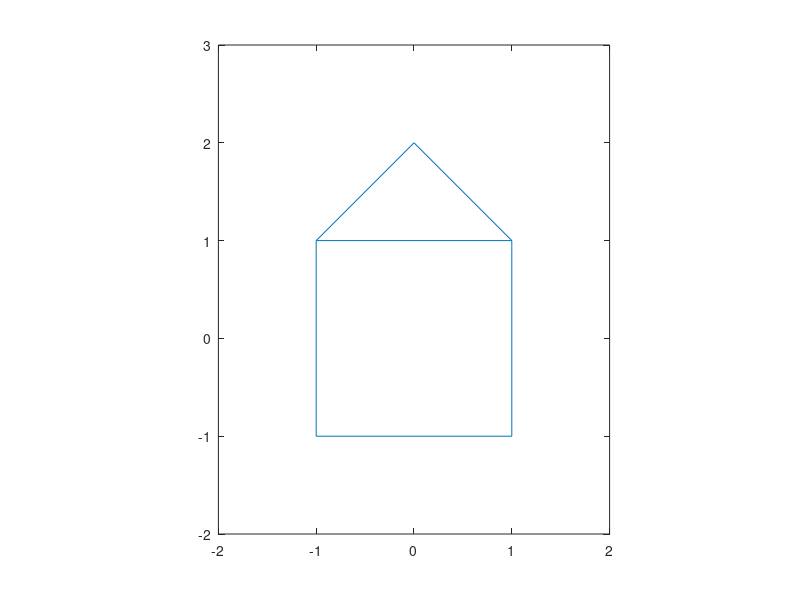

Source code (MATLAB):
# Demo de operações com complexos
close

casa = [ -1+i -1-i 1-i 1+i -1+i 0+2i 1+i];

plot(casa)
axis('equal')
axis([-2 2 -2 3])
